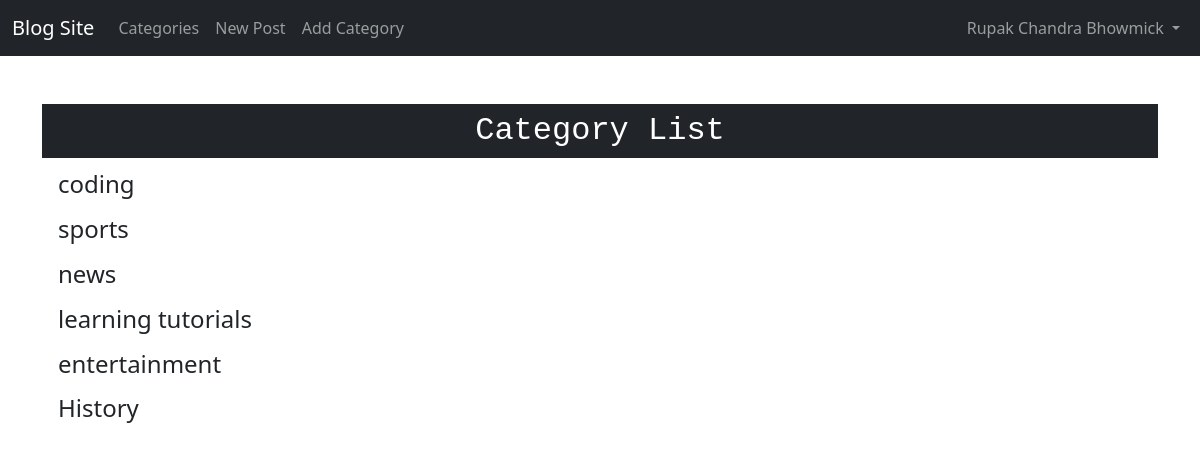
/category-list/ (signed in), run on the app's committed database.
### blog/models.py (models this page shows, shortened)
class Category(models.Model):
    name = models.CharField(max_length=255)
    def __str__(self):
        return self.name

### blog/views.py (the view)
# urls.py: path('category-list/',CategoryListView,name='category_list'),
def CategoryListView(request):
    cat_menu_list = Category.objects.all()
    return render(request, 'blog/category_list.html',{'cat_menu_list':cat_menu_list})

### blog/templates/blog/category_list.html
{% extends 'blog/base.html' %}
{% block content%}
    <h2 class="d-block p-2 bg-dark text-white" style="font-family: 'Courier New', Courier, monospace ; text-align: center;">Category List</h2>
    {% for item in cat_menu_list %}
        <h4><a class="dropdown-item" href="{% url 'category' item %}">{{ item }}</a></h4>
    {% endfor %}
{% endblock %}

### blog/templates/blog/base.html (shortened to what this page needs)
<!doctype html>
<html lang="en">
  <head>
    <link href="https://cdn.jsdelivr.net/npm/bootstrap@5.0.0-beta3/dist/css/bootstrap.min.css" rel="stylesheet">
  </head>
  <body>
    <nav class="navbar navbar-expand-lg navbar-dark bg-dark">
      <div class="container-fluid">
        <a class="navbar-brand" href="{% url 'home' %}">Blog Site</a>
        <div class="collapse navbar-collapse" id="navbarSupportedContent">
          <ul class="navbar-nav me-auto mb-2 mb-lg-0">
            {% if cat_menu %}
            <li class="nav-item dropdown">
              <a class="nav-link dropdown-toggle" href="#" id="navbarDropdown" role="button" data-bs-toggle="dropdown" aria-expanded="false">
                Categories
              </a>
              <ul class="dropdown-menu" aria-labelledby="navbarDropdown">
                {% for item in cat_menu %}
                <a class="dropdown-item" href="{% url 'category' item %}">{{ item }}</a>
                {% endfor %}
              </ul>
            </li>
            {% else %}
            <li class="nav-item">
              <a class="nav-link" href="{% url 'category_list' %}">Categories</a>
            </li>
            {% endif %}
            {% if user.is_authenticated %}
              <li class="nav-item">
                <a class="nav-link" href="{% url 'add_post' %}">New Post</a>
              </li>
              <li class="nav-item">
                <a class="nav-link" href="{% url 'add_category' %}">Add Category</a>
              </li>
            {% endif %}
          </ul>
          {% if user.is_authenticated %}
              <ul class="navbar-nav ml-auto">
                <li class="nav-item dropdown">
                  <a class="nav-link dropdown-toggle" href="#" id="navbarDropdown" role="button" data-bs-toggle="dropdown" aria-expanded="false">
                    {{ user.first_name }} {{ user.last_name }}
                  </a>
                </li>
              </ul>
          {% endif %}
        </div>
      </div>
    </nav>
      <br><br>
      <div class="container">
          {% block content%}
          {% endblock %}
      </div>
  </body>
</html>

### data on the page
Category: name "coding"
Category: name "sports"
Category: name "news"
Category: name "learning tutorials"
Category: name "entertainment"
Category: name "History"

### other printed values
{{ user.first_name }} "Rupak Chandra"
{{ user.last_name }} "Bhowmick"
